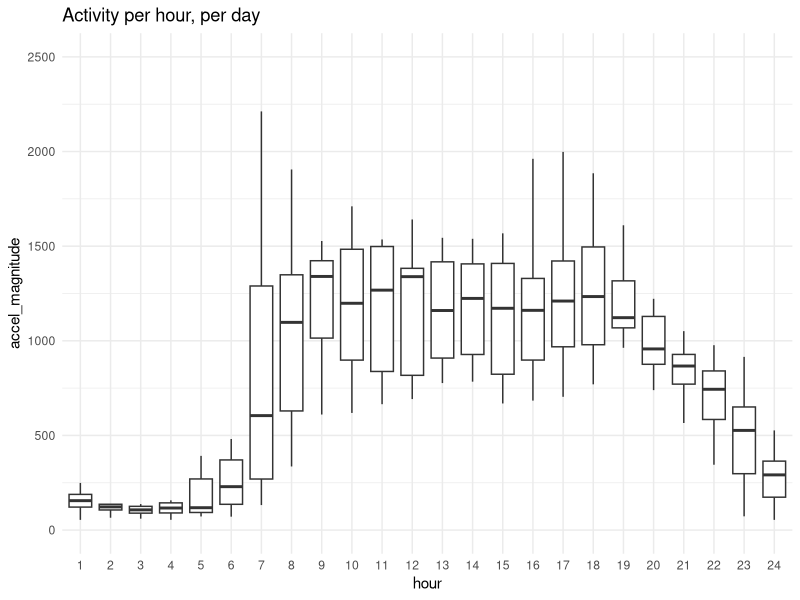
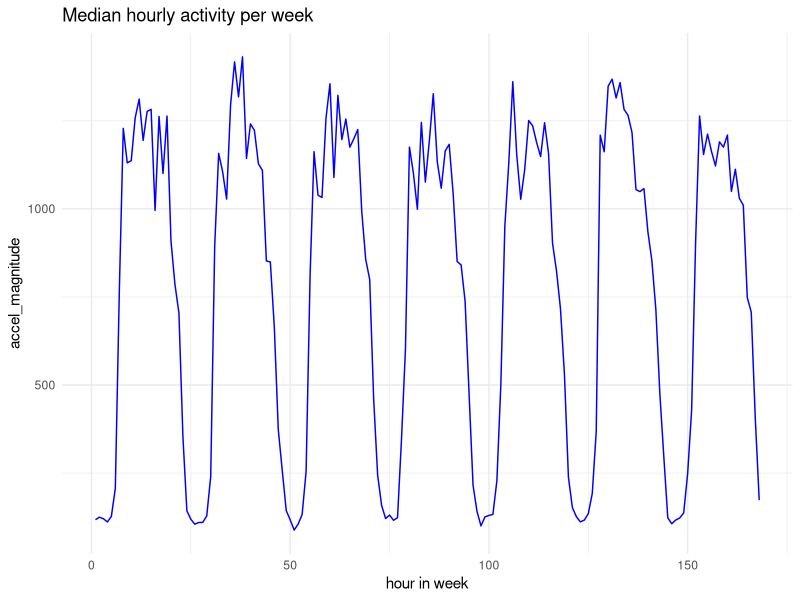

Write the R code that produced these figures, in order.
## ---- chunk 1
library(here)
here()
df <- read.csv(here('data', 'day_hour.csv'), row.names=1)
wd <- read.csv(here('data', 'week_hour.csv'), row.names=1)
## ---- chunk 2
library(ggplot2)
colnames(df) = 1:24
ggplot(stack(df), aes(x = factor(ind, levels = names(df)), y = values)) + geom_boxplot(outlier.shape = NA) + xlab('hour') + ylab('accel_magnitude') + ggtitle('Activity per hour, per day') + ylim(0, 2500) +  theme_minimal() 
## ---- chunk 3

wdmed = apply(wd, 2, FUN = median, na.rm=TRUE)
medframe = data.frame(wdmed)

ggplot(medframe, aes(x=1:168, y=medframe$wdmed)) + geom_line(color='blue') + xlab("hour in week") + ylab("accel_magnitude") + ggtitle('Median hourly activity per week') + theme_minimal()
